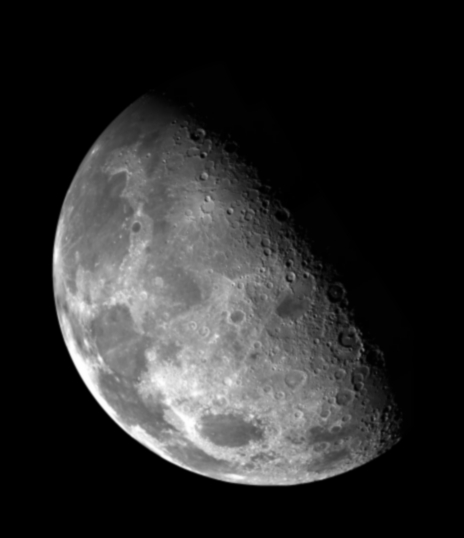
#> input picture image/数字图像处理/04_图像增强之锐化/images/moon.jpg, 464 x 538 px
$ python 04_laplacian.py   (older library calls are emulated)
#> lines starting #> are read from the running program, lines starting #| are printed output that depends on the picture; after the words box and inside, x2 and y2 are one past the last pixel; in counts of white or black regions, pixels touching at a corner belong together
import cv2
import matplotlib.pyplot as plt
import numpy as np

IMG_DIR = 'images/'

# 图像锐化：拉普拉斯算子 (Laplacian)
imfile = IMG_DIR + 'moon.jpg'
img = cv2.imread(imfile, flags=0)  # NASA 月球影像图
#> img is the input picture: shape (538, 464); min 0, max 255, mean 42.6

# 使用函数 filter2D 实现 Laplace 卷积算子
kernLaplace = np.array([[0, 1, 0], [1, -4, 1], [0, 1, 0]])  # Laplacian kernel
imgLaplace1 = cv2.filter2D(img, -1, kernLaplace, borderType=cv2.BORDER_REFLECT)
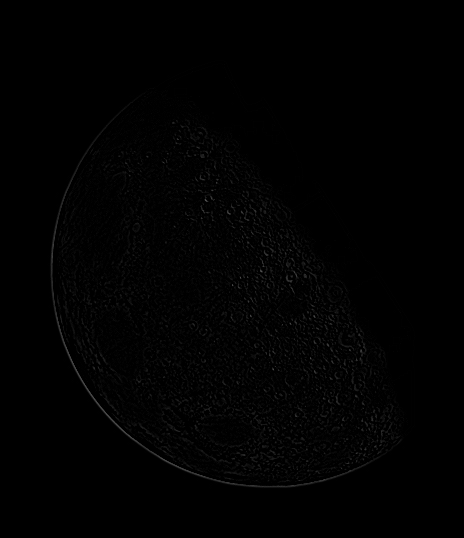
#> imgLaplace1: shape (538, 464); min 0, max 82, mean 1.5

# 使用 cv2.Laplacian 实现 Laplace 卷积算子
imgLaplace2 = cv2.Laplacian(img, -1, ksize=3)
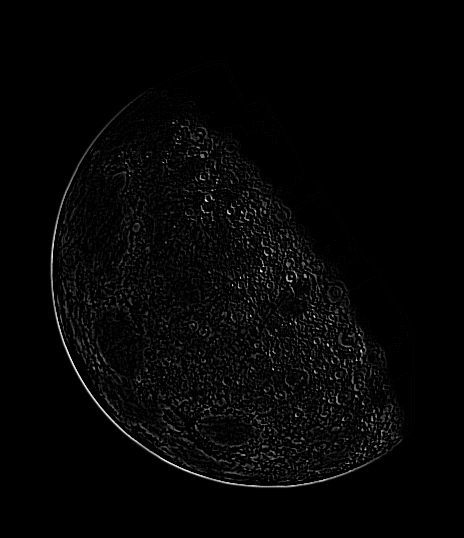
#> imgLaplace2: shape (538, 464); min 0, max 255, mean 5.3
imgRecovery = cv2.add(img, imgLaplace2)  # 恢复原图像
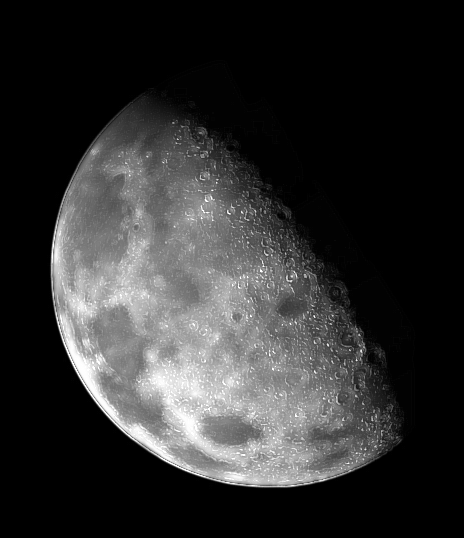
#> imgRecovery: shape (538, 464); min 0, max 255, mean 47.8

# 二值化边缘图再卷积
ret, binary = cv2.threshold(img, 0, 255, cv2.THRESH_BINARY | cv2.THRESH_TRIANGLE)
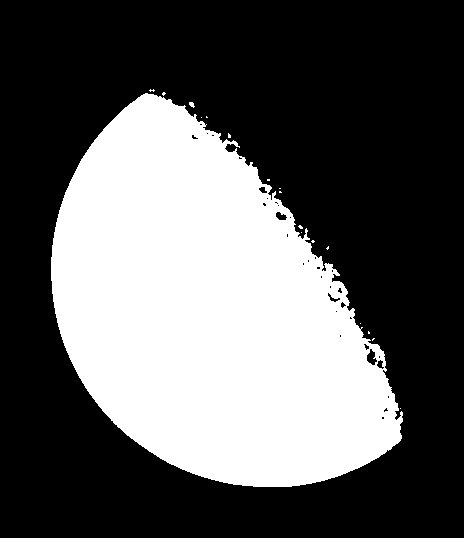
#> binary: shape (538, 464); 36.4% white; 18 white regions (16 under 20 px), largest, box (x1, y1, x2, y2) and area: (51, 93, 403, 487) 90671, (189, 102, 195, 108) 23
#> ret = 4
imgLaplace3 = cv2.Laplacian(binary, cv2.CV_64F)
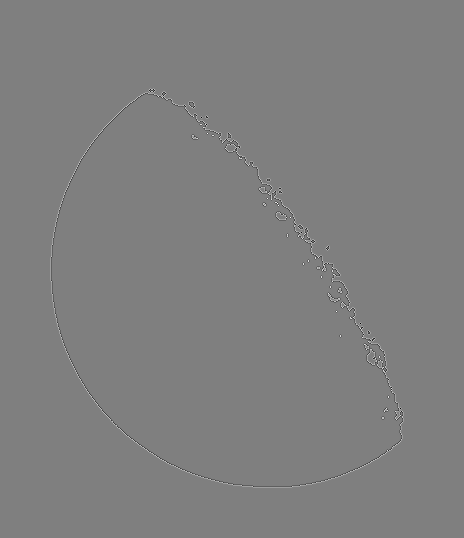
#> imgLaplace3: shape (538, 464) float64; min -1020, max 1020, mean 0; drawn with min black and max white
imgLaplace3 = cv2.convertScaleAbs(imgLaplace3)
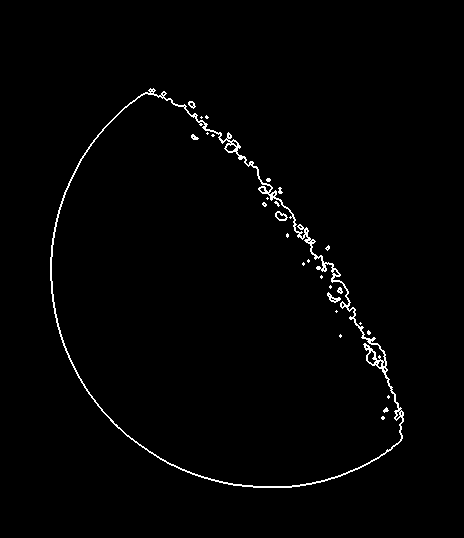
#> imgLaplace3: shape (538, 464); 1.4% white in thin lines or dots, all inside (x1, y1, x2, y2) = (50, 88, 404, 488)

imgs = [img, imgLaplace1, imgLaplace2, imgRecovery, imgLaplace3]
labels = ['Original NASA Moon', 'filter2D', 'cv.Laplacian', 'Recovered', 'thresh-Laplacian']
for i in range(5):
    plt.subplot(2, 3, i + 1)
    plt.imshow(imgs[i], 'gray')
    plt.title(labels[i])

plt.tight_layout()
plt.show()

$ run again, with image/数字图像处理/04_图像增强之锐化/image_4/bone-scan-GE.tif saved as image/数字图像处理/04_图像增强之锐化/images/moon.jpg
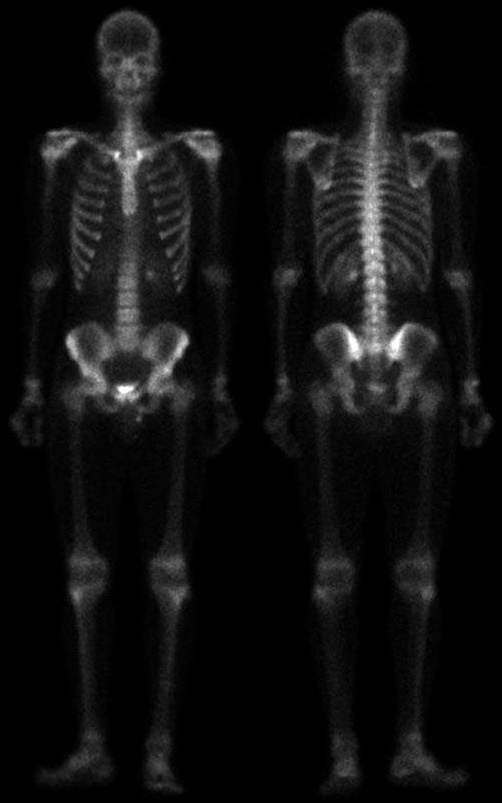
#> input picture image/数字图像处理/04_图像增强之锐化/image_4/bone-scan-GE.tif, 502 x 803 px
#> img is the input picture: shape (803, 502); min 0, max 255, mean 17.1
#> `ret, binary = cv2.threshold(img, 0, 255, cv2.THRESH_BINARY | cv2.THRES..`:
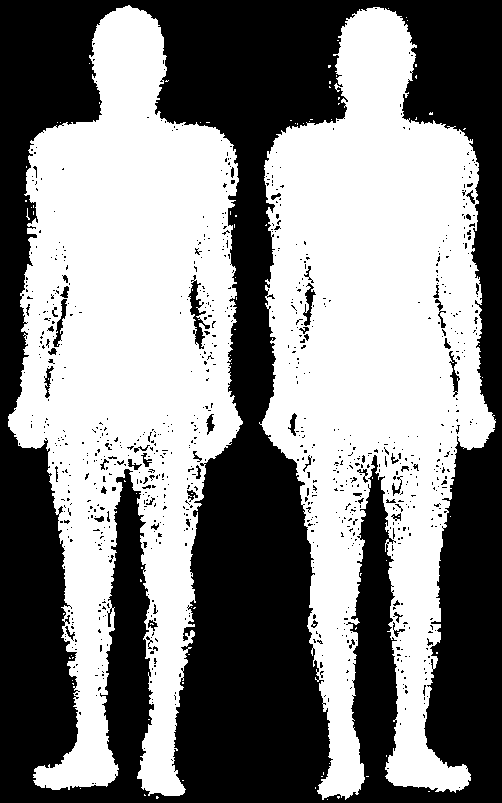
#> binary: shape (803, 502); 52.2% white; 918 black regions (858 under 20 px), largest, box (x1, y1, x2, y2) and area: (0, 0, 502, 803) 186001, (188, 275, 210, 349) 512, (53, 299, 67, 347) 223
#> ret = 3
#> `imgLaplace3 = cv2.convertScaleAbs(imgLaplace3)`:
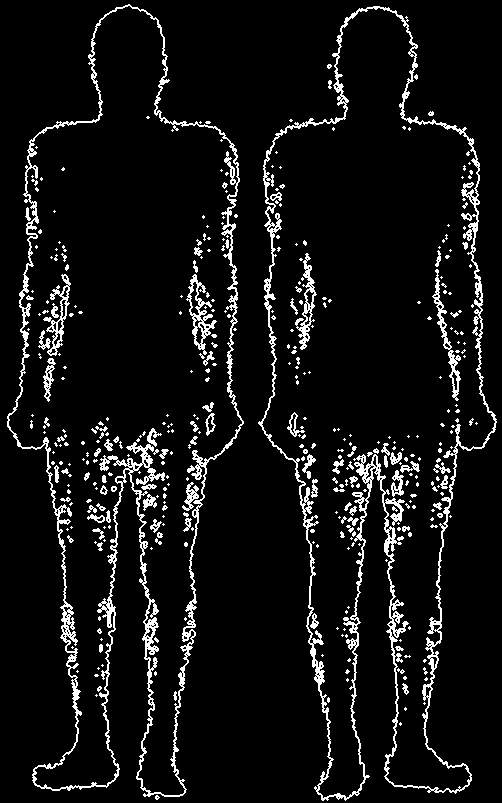
#> imgLaplace3: shape (803, 502); 7.2% white in thin lines or dots
